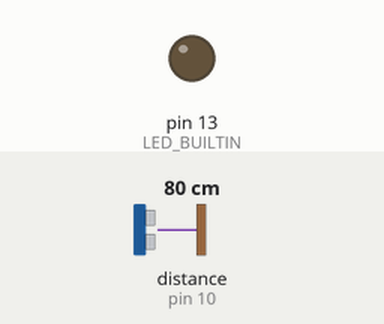
Recording of a sketch running on a simulated Arduino Uno, built with avr-gcc and run on an emulated ATmega328P. Parts: output pins drawn as LEDs (lit = HIGH). The inputs (shaded band) are chosen by the test bench; at power-on: distance to the obstacle (sensor on pin 10) 80 cm. The echo pulse lasts 58.3 µs per cm; the modem accepts every AT command (registered, SIM ready, sends succeed) and sends nothing else; pins used as bus, display or sensor lines are not drawn; what the sketch prints to the serial monitor is not drawn.

Above: at 1.3 s.
1.4 s: distance to the obstacle (sensor on pin 10) set to 2 cm
At 5.7 s:
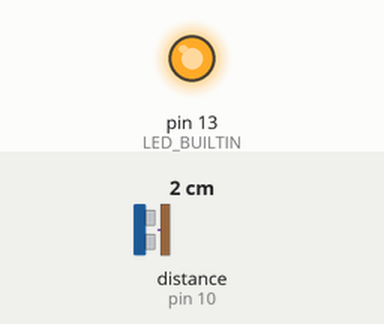
Timing chart, 0 to 7.7 s (numbered marks = the images above; inputs shaded):
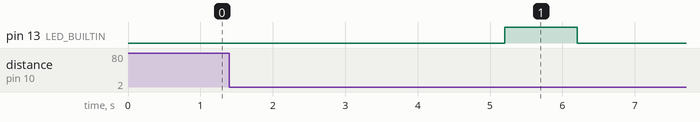

The sketch:

Hydrometer.ino
```cpp
#include <SoftwareSerial.h>
#define RX 6
#define TX 5

// PINS connected to the HY-SRF05 distance sensor
const unsigned int TRIG_PIN=9;
const unsigned int ECHO_PIN=10;

// Wi-Fi Configuration
String AP = ""; // Wifi Name (SSID)
String PASS = ""; // Wifi Pass
String API = ""; // ThingsSpeak Write API Key
String HOST = "api.thingspeak.com";
String PORT = "80"; // ThingsSpeak PORT
String field = "field1"; // Name of field on ThingsSpeak

// Variables used by sendCommand() function
// Used to communicate with Wi-Fi module ESP8266
int countTimeCommand; // Used by sendCommand function to define the # of retries for an specific command.
boolean executed = false; // Indicates if a command has been executed su
SoftwareSerial esp8266(RX,TX);

// Used to store HY-SRF05 distance sensor data.
double valSensor;

void setup() {
  pinMode(LED_BUILTIN, OUTPUT);
  // Set up distance sensor PINs
  pinMode(TRIG_PIN, OUTPUT);
  pinMode(ECHO_PIN, INPUT);
  // Configure serial connection.
  Serial.begin(9600);
  esp8266.begin(115200);
  // Connect to Wi-Fi
  sendCommand("AT",5,"OK");
  sendCommand("AT+CWMODE=1",5,"OK");
  sendCommand("AT+CWJAP=\""+ AP +"\",\""+ PASS +"\"",20,"OK");
}

// Get sensor data, print it on screen and sent it to ThingsSpeak.
void loop() {
  valSensor = getSensorData();
  Serial.println("Sending distance to ThingsSpeak...");
  String getData = "GET /update?api_key="+ API +"&"+ field +"="+String(valSensor);
  Serial.println(getData);
  sendCommand("AT+CIPMUX=1",5,"OK");
  sendCommand("AT+CIPSTART=0,\"TCP\",\""+ HOST +"\","+ PORT,15,"OK");
  sendCommand("AT+CIPSEND=0," +String(getData.length()+4),4,">");
  esp8266.println(getData);
  delay(1500);
  sendCommand("AT+CIPCLOSE=0",5,"OK");
}

double getSensorData(){

  double distance = 0;
  unsigned long duration;

  Serial.println("Waiting until next read...");

  // Turn LED ON and OFF to indicate that distance reading has started.
  delay(5000);                       // wait for 5 seconds
  digitalWrite(LED_BUILTIN, HIGH);   // turn the LED on
  delay(1000);                       // wait for a second
  digitalWrite(LED_BUILTIN, LOW);    // turn the LED off

  Serial.println("Reading distance...");

  // Take 10 reads from ultrasonic HY-SRF05 distance sensor
  // Add up all 10 measurements up and assign them to "distance" variable.
  for (int i=1;i<=10;i++) {
    digitalWrite(TRIG_PIN, LOW);
    delayMicroseconds(2);
    digitalWrite(TRIG_PIN, HIGH);
    delayMicroseconds(2);
    digitalWrite(TRIG_PIN, LOW);
    duration = pulseIn(ECHO_PIN, HIGH);
    distance = distance + duration;
    delayMicroseconds(100000);
  }

  distance = distance / 10; // Average of the last 10 lectures.
  distance = (distance * 0.0343)/2; // Convert to cm and devide by 2, so only one journey from the pulse is considered... 0.0344 makes reference to the speed of sound.

  if (distance==0){
    Serial.println("Warning: no pulse from sensor");
  } else {
    Serial.println("Hydrometer Distance: " + String(distance));
  }

  return distance;

}

void sendCommand(String command, int maxTime, char readReply[]) {

  Serial.print("Executing command => ");
  Serial.print(command); // Print Command on screen.

  while(countTimeCommand < (maxTime*1))
  {
    esp8266.println(command); // Send command to Wi-Fi module.
    if(esp8266.find(readReply)) // Read response from Wi-fi module and check if its equal to expected response.
    {
      executed = true; // Command executed successfully
      break;
    }
    delayMicroseconds(10000);
    countTimeCommand++;
  }

  if(executed == true)
  {
    Serial.println(" ====> OK.");
    countTimeCommand = 0;
  }

  if(executed == false)
  {
    Serial.println(" ====> FAILED.");
    countTimeCommand = 0;
  }
  Serial.println("==================================");
  executed = false;

 }
```
